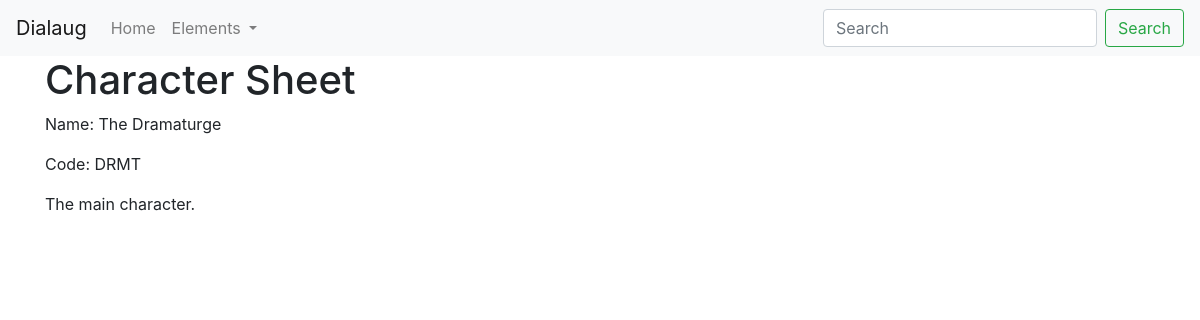
Page /characters/3/ on the committed database.
### characters/models.py (models this page shows, shortened)
class Character(models.Model):
    name = models.CharField(blank=True, null=True, max_length=80)
    age = models.PositiveSmallIntegerField(blank=True, null=True)
    gender = models.CharField(blank=True, null=True, max_length=80)
    code = models.CharField(blank=True, null=True, max_length=6)
    description = models.TextField(blank=True, null=True)

### characters/views.py (the view)
# urls.py: path('<int:pk>/', views.DetailView.as_view(), name='show-character'),
class DetailView(generic.DetailView):
    model = Character
    template_name = 'characters/show_character.html'
    def get_queryset(self):
        return Character.objects.all()

### characters/templates/characters/show_character.html
{% extends 'base.html' %}
{% block content %}
    <div class="container">
        <div class="row">
            <div class="col-md-12">
                <h1>Character Sheet</h1>
                <p>Name: {{ object.name }}</p>
                <p>Code: {{ object.code }}</p>
                <p>{{ object.description }}</p>
            </div>
        </div>
    </div>
{% endblock %}

### rows in the picture
Character: name "The Dramaturge", code "DRMT", description "The main character."
